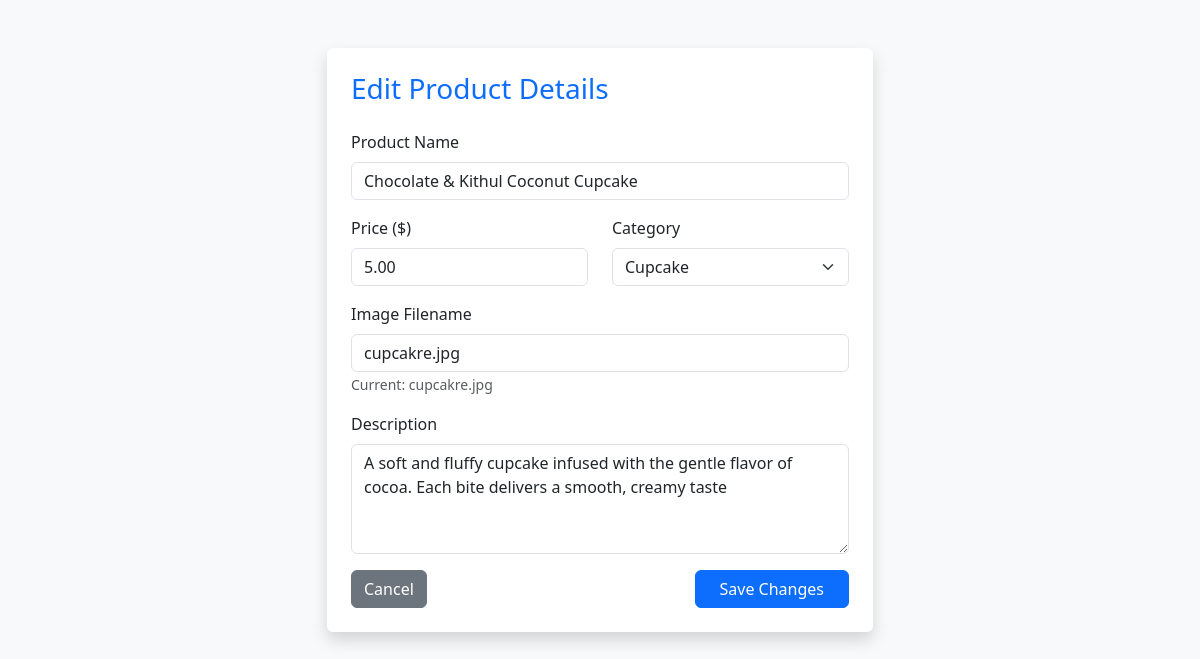
The app's page /edit_product.php?id=28 (signed in) with its own data.
### tables this page shows
CREATE TABLE `products` (
  `id` int NOT NULL,
  `name` varchar(100) NOT NULL,
  `category` enum('Tea','Spices','Coffee','Cupcake') NOT NULL,
  `price` decimal(10,2) NOT NULL,
  `description` text,
  `image` varchar(255) DEFAULT NULL
);

### edit_product.php (the view, shortened to what this page needs)
<?php
include 'db.php';
if (isset($_GET['id'])) {
    $id = $_GET['id'];
    $result = $conn->query("SELECT * FROM products WHERE id = $id");
    if ($result->num_rows > 0) {
        $product = $result->fetch_assoc();
    } else {
        echo "Product not found!";
        exit;
    }
} else {
    header("Location: admin.php");
    exit;
}
?>
<!DOCTYPE html>
<html lang="en">
<head>
    <link href="https://cdn.jsdelivr.net/npm/bootstrap@5.3.2/dist/css/bootstrap.min.css" rel="stylesheet">
</head>
<body class="bg-light">
<div class="container py-5">
    <div class="row justify-content-center">
        <div class="col-md-6">
            <div class="card shadow border-0">
                <div class="card-body p-4">
                    <h3 class="mb-4 text-primary">Edit Product Details</h3>
                    <form method="POST">
                        <div class="mb-3">
                            <label class="form-label">Product Name</label>
                            <input type="text" name="name" class="form-control" value="<?php echo $product['name']; ?>" required>
                        </div>
                        <div class="row">
                            <div class="col-md-6 mb-3">
                                <label class="form-label">Price ($)</label>
                                <input type="number" step="0.01" name="price" class="form-control" value="<?php echo $product['price']; ?>" required>
                            </div>
                            <div class="col-md-6 mb-3">
                                <label class="form-label">Category</label>
                                <select name="category" class="form-select">
                                    <option value="Cupcake" <?php if($product['category'] == 'Cupcake') echo 'selected'; ?>>Cupcake</option>
                                </select>
                            </div>
                        </div>
                        <div class="mb-3">
                            <label class="form-label">Image Filename</label>
                            <input type="text" name="image" class="form-control" value="<?php echo $product['image']; ?>" required>
                            <small class="text-muted">Current: <?php echo $product['image']; ?></small>
                        </div>
                        <div class="mb-3">
                            <label class="form-label">Description</label>
                            <textarea name="description" class="form-control" rows="4"><?php echo $product['description']; ?></textarea>
                        </div>
                        <div class="d-flex justify-content-between">
                            <a href="admin.php" class="btn btn-secondary">Cancel</a>
                            <button type="submit" name="update_product" class="btn btn-primary px-4">Save Changes</button>
                        </div>
                    </form>
                </div>
            </div>
        </div>
    </div>
</div>
</body>
</html>

### records on screen
products: name "Chocolate & Kithul Coconut Cupcake", price "5.00", category "Cupcake", image "cupcakre.jpg", description "A soft and fluffy cupcake infused with the gentle flavor of cocoa. Each bite delivers a smooth, creamy taste"
